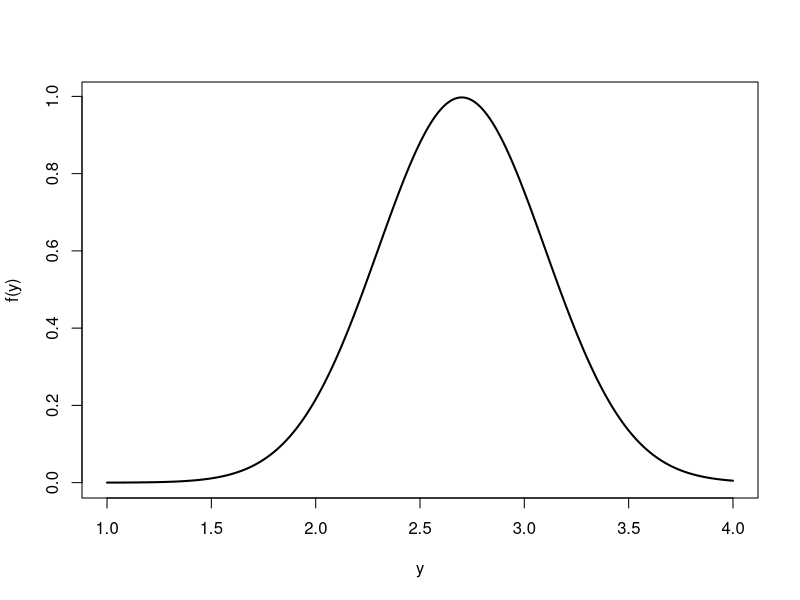
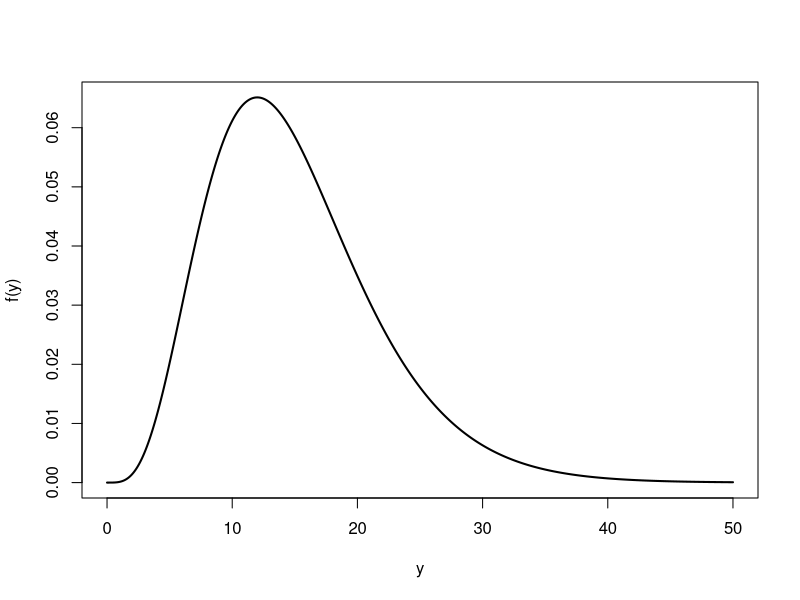
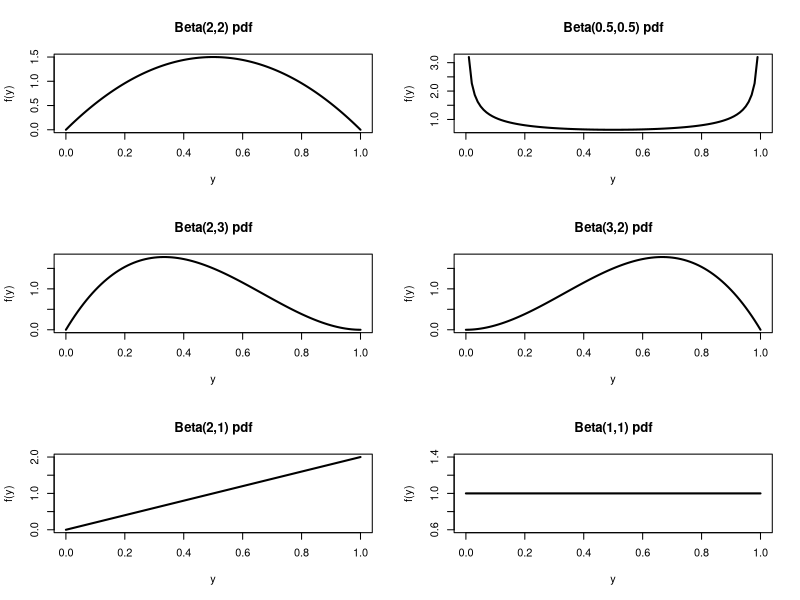

Reproduce these figures in R, in order.
# http://people.stat.sc.edu/Hitchcock/Rexamples511chap4.txt


###### R code for calculating probabilities 

### Normal probabilities

## Example 1:  Z ~ N(0,1)

# What is P(Z > 1.83)?

pnorm(1.83, mean=0, sd = 1, lower=F)

# What is P(Z < -0.42)?

pnorm(-0.42, mean=0, sd = 1, lower=T)

# What is P(Z <= 1.19)?

pnorm(1.19, mean=0, sd = 1, lower=T)

# What is P(-1.26 < Z <= 0.35)?

pnorm(0.35, mean=0, sd = 1, lower=T) - pnorm(-1.26, mean=0, sd = 1, lower=T)

## Example 2:  Y ~ N(2.70, 0.16)

# So sigma = sqrt(0.16) = 0.4.

# What is P(Y > 2.50)?

pnorm(2.50, mean=2.70, sd=0.4, lower=F)

# What is P(3.00 < Y < 3.50)?

pnorm(3.50, mean=2.70, sd=0.4, lower=T) - pnorm(3.00, mean=2.70, sd=0.4, lower=T)

# Exactly .05 probability is above what value in this distribution?

qnorm(0.05, mean=2.70, sd=0.4, lower=F)

## Plot of this normal pdf:

# Y ~ N(2.70, 0.16):

plot(seq(1,4,by=0.01), dnorm(seq(1,4,by=0.01), mean=2.70, sd=0.4), type='l', lwd=2, xlab='y', ylab='f(y)')

#########################################################################

### Gamma probabilities

## Example 1: Y ~ Gamma(5,3):

# What is P(1.584 < Y < 28.416)?

pgamma(28.416, shape=5, scale=3) - pgamma(1.584, shape=5, scale=3)

## Plot of this gamma pdf:

# Y ~ Gamma(5,3):

plot(seq(0,50,by=0.01), dgamma(seq(0,50,by=0.01), shape=5, scale=3), type='l', lwd=2, xlab='y', ylab='f(y)')


## Example 3: W ~ Gamma(4,1/12):

# What is P(W > 1/6)?

1 - pgamma(1/6, shape = 4, scale = 1/12)


#########################################################################

### Beta probabilities

## Plots of beta pdf's:

# Setting up 3 by 2 plotting window

par(mfrow=c(3,2))

# Beta(2,2) pdf:

plot(seq(0,1,by=0.01), dbeta(seq(0,1,by=0.01), shape1=2, shape2=2), type='l', lwd=2, xlab='y', ylab='f(y)', main='Beta(2,2) pdf')

# Beta(0.5, 0.5) pdf:

plot(seq(0,1,by=0.01), dbeta(seq(0,1,by=0.01), shape1=0.5, shape2=0.5), type='l', lwd=2, xlab='y', ylab='f(y)', main='Beta(0.5,0.5) pdf')

# Beta(2,3) pdf:

plot(seq(0,1,by=0.01), dbeta(seq(0,1,by=0.01), shape1=2, shape2=3), type='l', lwd=2, xlab='y', ylab='f(y)', main='Beta(2,3) pdf')

# Beta(3,2) pdf:

plot(seq(0,1,by=0.01), dbeta(seq(0,1,by=0.01), shape1=3, shape2=2), type='l', lwd=2, xlab='y', ylab='f(y)', main='Beta(3,2) pdf')

# Beta(2,1) pdf:

plot(seq(0,1,by=0.01), dbeta(seq(0,1,by=0.01), shape1=2, shape2=1), type='l', lwd=2, xlab='y', ylab='f(y)', main='Beta(2,1) pdf')

# Beta(1,1) pdf:

plot(seq(0,1,by=0.01), dbeta(seq(0,1,by=0.01), shape1=1, shape2=1), type='l', lwd=2, xlab='y', ylab='f(y)', main='Beta(1,1) pdf')

# Back to 1 by 1 plotting window

par(mfrow=c(1,1))


## Example 1:  Y ~ Beta(3, 18):

# What is P(Y < .05)?

pbeta(.05, shape1 = 3, shape2 = 18)

# What is P(Y > 20)?

1 - pbeta(.20, shape1 = 3, shape2 = 18)

## We can also find beta probabilities with non-integer parameter values using R:

# If Y ~ Beta(3.6, 5.7), then what is P(.15 < Y < .65)?

pbeta(.65, shape1 = 3.6, shape2 = 5.7) - pbeta(.15, shape1 = 3.6, shape2 = 5.7)


